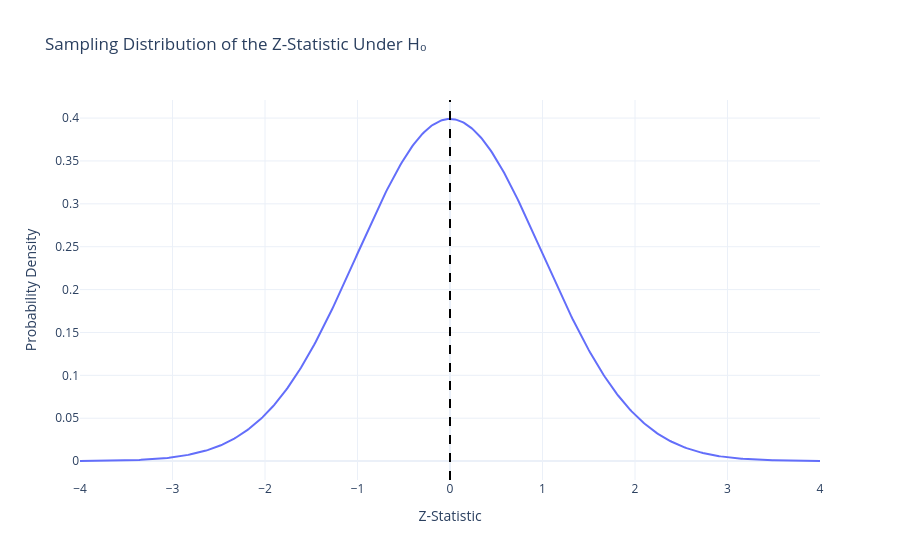

Notebook code for this chart:
### Code cell
x = np.linspace(-4, 4, 500)
y = norm.pdf(x)
fig = go.Figure()
fig.add_trace(
    go.Scatter(
        x=x,
        y=y,
        mode="lines",
        name="Standard Normal Distribution"
    )
)
fig.update_layout(
    title="Sampling Distribution of the Z-Statistic Under H₀",
    xaxis_title="Z-Statistic",
    yaxis_title="Probability Density",
    template="plotly_white"
)
fig.add_vline(
    x=0,
    line_dash="dash",
    line_color="black"
)

### Figure 1 — Plotly figure (JSON) as saved in the notebook; plotly's stock layout.template omitted (floating-point values rounded to 4 significant figures; data arrays with more than 128 entries replaced by an {"elided": "..."} marker saying what was removed)
{"data": [{"mode": "lines", "name": "Standard Normal Distribution", "type": "scatter", "x": {"elided": "500 float values"}, "y": {"elided": "500 float values"}}], "layout": {"shapes": [{"line": {"color": "black", "dash": "dash"}, "type": "line", "x0": 0, "x1": 0, "xref": "x", "y0": 0, "y1": 1, "yref": "y domain"}], "title": {"text": "Sampling Distribution of the Z-Statistic Under H₀"}, "xaxis": {"title": {"text": "Z-Statistic"}}, "yaxis": {"title": {"text": "Probability Density"}}}}
